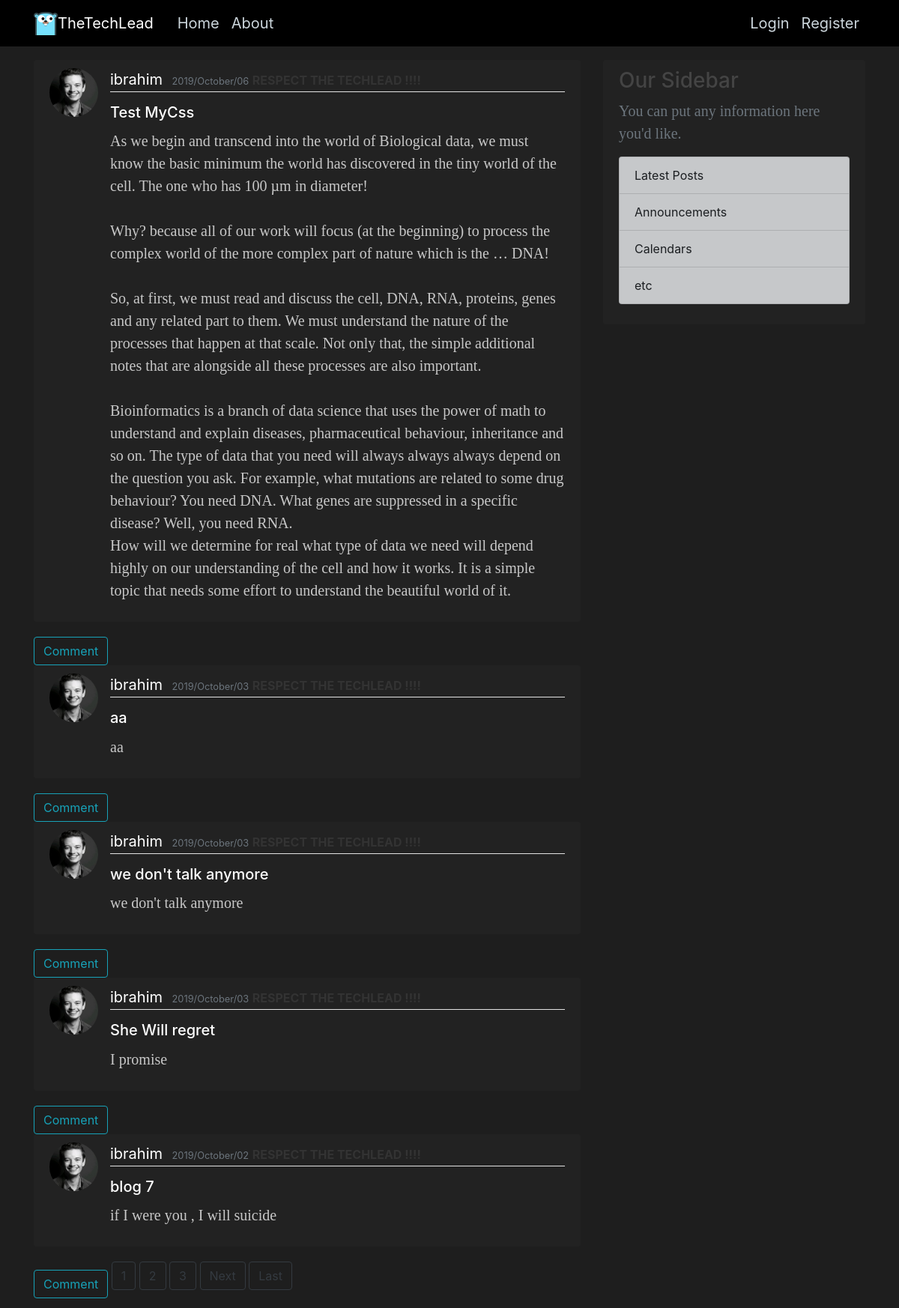
The page /blog/ on the database as committed earlier.
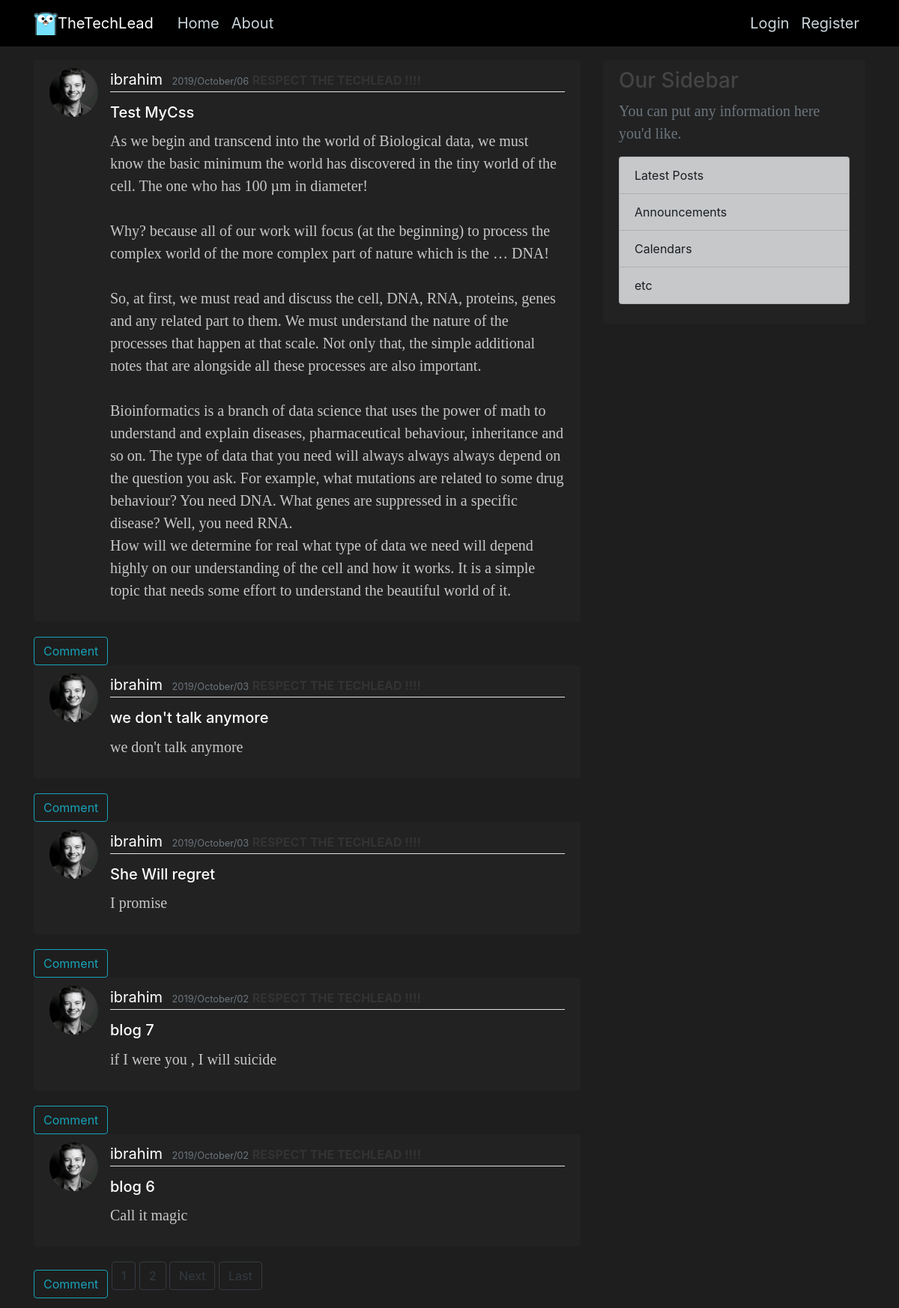
The same page on the database as committed later.
### blog/models.py (models this page shows, shortened)
class Post(models.Model):
    title = models.CharField(default=' ',max_length=100) #CharField used for names restricted strings
    content = models.TextField(default=' ') #unrestricted string there is "choices" parameter used for choose your own charfields
    date = models.DateTimeField(default=timezone.now)
    author = models.ForeignKey(User,on_delete=models.CASCADE)

### users/models.py (models this page shows, shortened)
class Profile(models.Model):
    user = models.OneToOneField(User,on_delete=models.CASCADE)
    image = models.ImageField(default ='default.jpeg',upload_to='profile_pics')

### blog/views.py (the view)
# urls.py: path('', PostListView.as_view(),name='blog-home'),
class PostListView(ListView):
    model = Post
    template_name = 'blog/home.html'  # <app>/<model>_<viewtype>.html
    context_object_name = 'posts'
    ordering = ['-date']
    paginate_by = 5

### blog/templates/blog/home.html (shortened to what this page needs)
{%extends "blog/base.html" %}
{% block content %}
{% for post in posts %}
<article class="media content-section">
  <img class="rounded-circle article-img" src={{post.author.profile.image.url}}>
  <div class="media-body">
    <div class="article-metadata">
      <a class="mr-2" href="{% url 'user-posts' post.author.username %}">{{ post.author }}</a>
      <small class="text-muted">{{ post.date |date:"Y/F/d" }}</small>
      <strong> RESPECT THE TECHLEAD !!!! </strong>
    </div>
    <h2><a class="article-title" href="{% url 'post-detail' post.id %}">{{ post.title }}</a></h2>
    <p class="article-content">{{ post.content }}</p>
  </div>
</article>
<a href={% url 'comments-create' post.id %}><button class="btn btn-outline-info" type="submit">Comment</button></a>
{% endfor %}
  {% if is_paginated %}
    {% for num in page_obj.paginator.page_range %}
      {% if page_obj.number == num %}
            <a type="button" class = "btn btn-outline-dark mb-4 "  href="?page={{num}}">{{ num }}</a>
      {% elif num > page_obj.number|add:'-3' and num < page_obj.number|add:'3'%}
            <a type="button" class = "btn btn-outline-dark mb-4 "  href="?page={{num}}">{{ num }}</a>
      {% endif %}
    {% endfor %}
      {% if page_obj.has_next %}
      <a type="button" class = "btn btn-outline-dark mb-4 " href="?page={{page_obj.next_page_number}}">Next</a>
      <a type="button" class = "btn btn-outline-dark mb-4 " href="?page={{num}}">Last</a>
      {% endif %}
  {% endif %}
{% endblock content %}

Rows that differ between the two databases and show on the page:
removed Post: author.profile.image (picture), author "ibrahim", date "2019/October/03", title "aa", content "aa"
now on this page (row unchanged): Post: author.profile.image (picture), author "ibrahim", date "2019/October/02", title "blog 6", content "Call it magic"
Other text that changed with them:
list line gone: "3"
